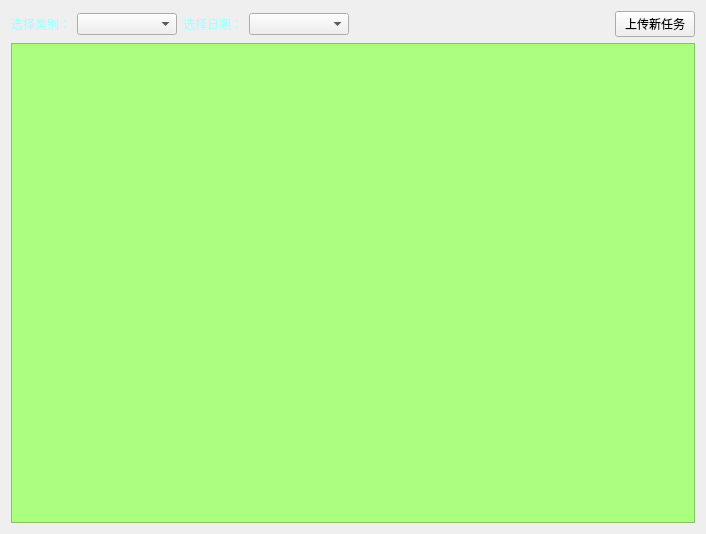
<?xml version="1.0" encoding="UTF-8"?>
<ui version="4.0">
 <class>Form</class>
 <widget class="QWidget" name="Form">
  <property name="geometry">
   <rect>
    <x>0</x>
    <y>0</y>
    <width>706</width>
    <height>534</height>
   </rect>
  </property>
  <property name="windowTitle">
   <string>稽核任务列表</string>
  </property>
  <layout class="QVBoxLayout" name="verticalLayout">
   <item>
    <layout class="QHBoxLayout" name="horizontalLayout">
     <item>
      <widget class="QLabel" name="label_2">
       <property name="styleSheet">
        <string notr="true">color: rgb(170, 255, 255);</string>
       </property>
       <property name="text">
        <string>选择类别：</string>
       </property>
      </widget>
     </item>
     <item>
      <widget class="QComboBox" name="comboBox">
       <property name="sizePolicy">
        <sizepolicy hsizetype="MinimumExpanding" vsizetype="Fixed">
         <horstretch>0</horstretch>
         <verstretch>0</verstretch>
        </sizepolicy>
       </property>
       <property name="minimumSize">
        <size>
         <width>50</width>
         <height>0</height>
        </size>
       </property>
       <property name="maximumSize">
        <size>
         <width>100</width>
         <height>16777215</height>
        </size>
       </property>
      </widget>
     </item>
     <item>
      <widget class="QLabel" name="label_3">
       <property name="styleSheet">
        <string notr="true">color: rgb(170, 255, 255);</string>
       </property>
       <property name="text">
        <string>选择日期：</string>
       </property>
      </widget>
     </item>
     <item>
      <widget class="QComboBox" name="comboBox_2">
       <property name="sizePolicy">
        <sizepolicy hsizetype="MinimumExpanding" vsizetype="Fixed">
         <horstretch>0</horstretch>
         <verstretch>0</verstretch>
        </sizepolicy>
       </property>
       <property name="maximumSize">
        <size>
         <width>100</width>
         <height>16777215</height>
        </size>
       </property>
      </widget>
     </item>
     <item>
      <spacer name="horizontalSpacer">
       <property name="orientation">
        <enum>Qt::Horizontal</enum>
       </property>
       <property name="sizeType">
        <enum>QSizePolicy::MinimumExpanding</enum>
       </property>
       <property name="sizeHint" stdset="0">
        <size>
         <width>30</width>
         <height>20</height>
        </size>
       </property>
      </spacer>
     </item>
     <item>
      <widget class="QPushButton" name="pushButton">
       <property name="text">
        <string>上传新任务</string>
       </property>
      </widget>
     </item>
    </layout>
   </item>
   <item>
    <widget class="QTableView" name="tableView">
     <property name="styleSheet">
      <string notr="true">background-color: rgb(170, 255, 127);</string>
     </property>
     <property name="selectionBehavior">
      <enum>QAbstractItemView::SelectRows</enum>
     </property>
     <attribute name="horizontalHeaderVisible">
      <bool>true</bool>
     </attribute>
     <attribute name="horizontalHeaderCascadingSectionResizes">
      <bool>true</bool>
     </attribute>
     <attribute name="horizontalHeaderHighlightSections">
      <bool>true</bool>
     </attribute>
     <attribute name="horizontalHeaderShowSortIndicator" stdset="0">
      <bool>true</bool>
     </attribute>
     <attribute name="horizontalHeaderStretchLastSection">
      <bool>true</bool>
     </attribute>
     <attribute name="verticalHeaderVisible">
      <bool>false</bool>
     </attribute>
     <attribute name="verticalHeaderHighlightSections">
      <bool>false</bool>
     </attribute>
    </widget>
   </item>
  </layout>
 </widget>
 <resources/>
 <connections/>
</ui>
